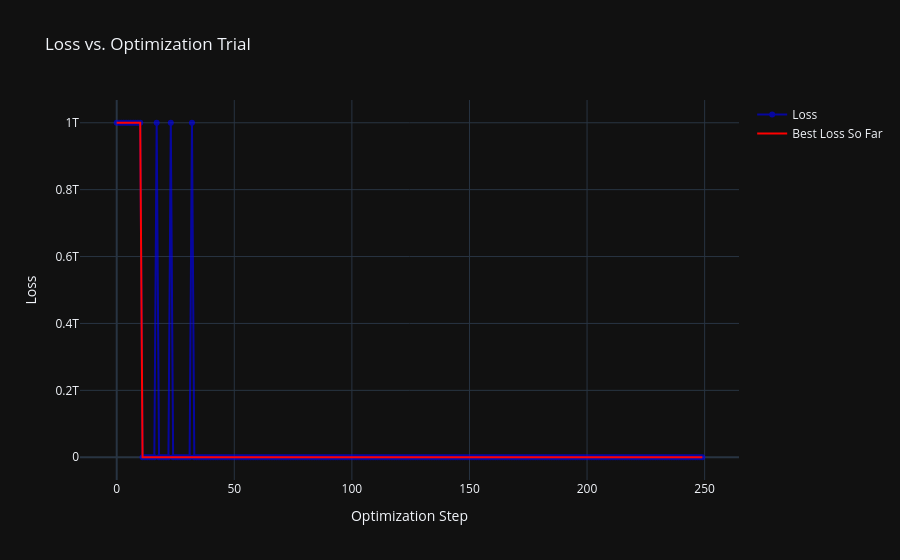

Notebook cell for this chart:
### Code cell
circuit_optimizer.plot_loss(save_path=project_setup_yaml.parent / "loss_curve.html", show=True)

### Figure 1 — Plotly figure (JSON) as saved in the notebook; plotly's stock layout.template omitted (floating-point values rounded to 4 significant figures; data arrays with more than 128 entries replaced by an {"elided": "..."} marker saying what was removed)
{"data": [{"line": {"color": "blue", "width": 2}, "mode": "markers+lines", "name": "Loss", "opacity": 0.6, "type": "scatter", "x": {"elided": "250 int values"}, "y": {"elided": "250 float values"}}, {"line": {"color": "red", "width": 2}, "mode": "lines", "name": "Best Loss So Far", "type": "scatter", "x": {"elided": "250 int values"}, "y": {"elided": "250 float values"}}], "layout": {"showlegend": true, "title": {"text": "Loss vs. Optimization Trial"}, "xaxis": {"title": {"text": "Optimization Step"}}, "yaxis": {"title": {"text": "Loss"}}}}
